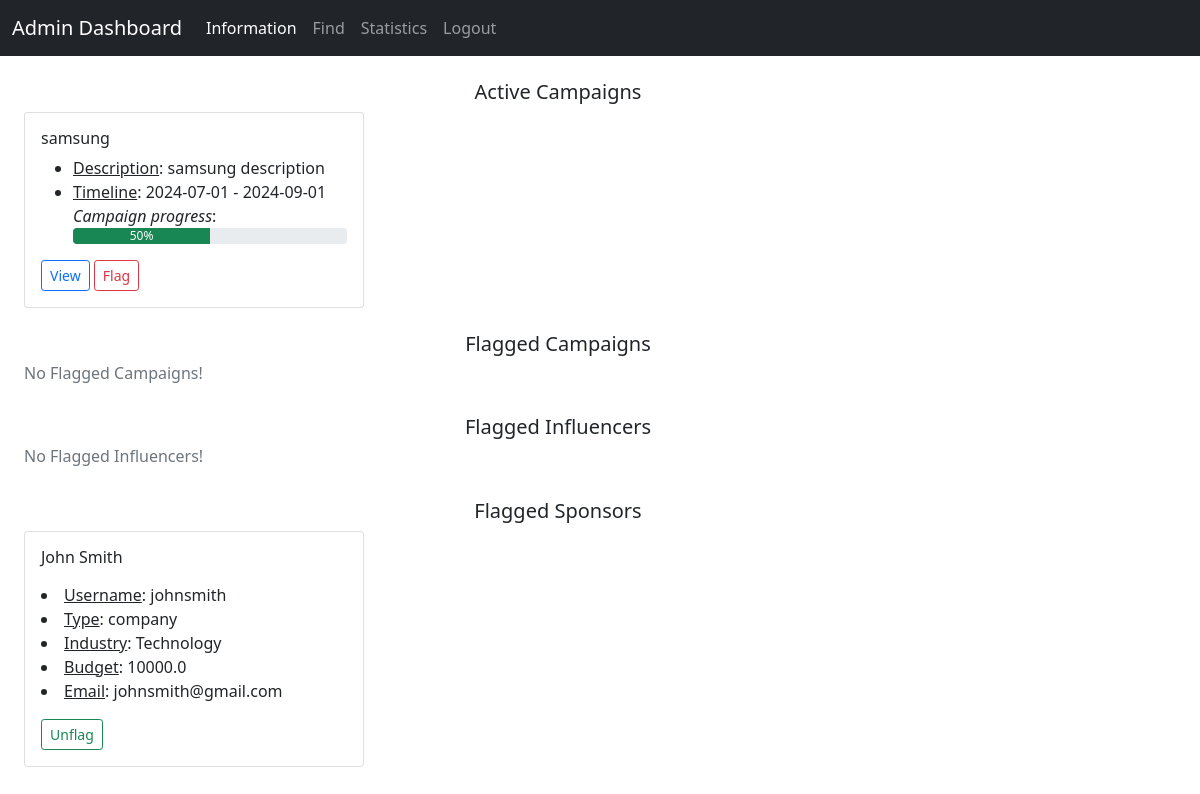
Before: /admin_dashboard with the older database file.
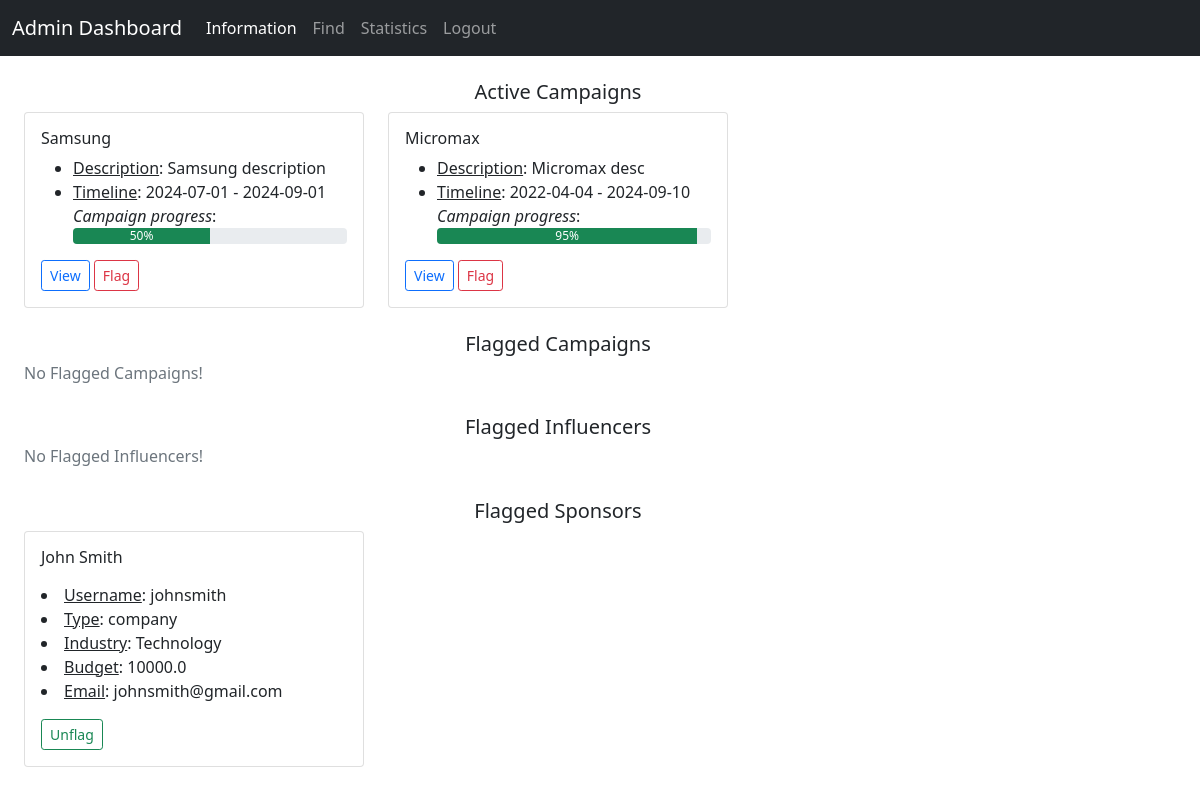
After: the same page with the newer database file.
### backend/models.py (models this page shows)
class Campaign(db.Model):
    __tablename__ = 'campaign'
    id = db.Column(db.Integer, primary_key=True)
    sponsor_id = db.Column(db.Integer, db.ForeignKey('sponsor.id'), nullable=False)
    visibility = db.Column(db.Enum('private', 'public'), default='public', nullable=False)
    title = db.Column(db.String, nullable=False)
    description = db.Column(db.String)
    goal = db.Column(db.String)
    start_date = db.Column(db.Date, nullable=False)
    end_date = db.Column(db.Date, nullable=False)
    budget = db.Column(db.Float, nullable=False)
    flagged = db.Column(db.Boolean, default=False)
    ad_request = db.relationship('Ad_Request', backref='campaign', cascade='all, delete-orphan')

### backend/controllers.py (the view)
@app.route('/admin_dashboard', methods=['GET', 'POST'])
def admin_dashboard():
    return render_template('admin_dashboard.html', active_campaigns=fetch_active_campaigns(), flagged_campaigns=fetch_flagged_campaigns(),
                           flagged_influencers=fetch_flagged_influencers(), flagged_sponsors=fetch_flagged_sponsors())

### backend/controllers.py (called while the page is built)
def progress(start_date, end_date):
    current_date = datetime.now().date()
    total_duration = (end_date - start_date).days
    elapsed_duration = (current_date - start_date).days
    progress = (elapsed_duration / total_duration) * 100
    return int(min(max(progress, 0), 100))

def fetch_flagged_campaigns():
    campaigns = Campaign.query.filter_by(flagged=True).all()
    flagged_campaigns = {}
    for campaign in campaigns:
        if campaign.id not in flagged_campaigns.keys():
            flagged_campaigns[campaign.id] = {'title': campaign.title, 'description': campaign.description, 'goal': campaign.goal,
                                              'start_date':campaign.start_date, 'end_date': campaign.end_date}
    return flagged_campaigns

### templates/admin_dashboard.html (shortened to what the changed rows need)
<!DOCTYPE html>
<html lang="en">
<head>
    <link href="https://cdn.jsdelivr.net/npm/bootstrap@5.0.2/dist/css/bootstrap.min.css" rel="stylesheet">
</head>
<body>
    <div id="container">
        <div class="container row">
            {% if active_campaigns %}
                {% for key,value in active_campaigns.items() %}
                    <div class="col-sm-4">
                        <div class="card">
                            <div class="card-body">
                                <h6 class="card-title">{{ value.title }}</h6>
                                <ul class="card-text">
                                    <li><u>Description</u>: {{ value.description }}</li>
                                    <li><u>Timeline</u>: {{ value.start_date }} - {{ value.end_date }}</li>
                                    <i>Campaign progress</i>:
                                    <div class="progress">
                                        <div class="progress-bar bg-success" role="progressbar" style="width: {{ value.progress }}%;" aria-valuenow="{{ value.progress }}" aria-valuemin="0" aria-valuemax="100">{{ value.progress }}%</div>
                                    </div>
                                </ul>
                                <a href="/campaign_details/{{ key }}" class="btn btn-outline-primary btn-sm">View</a>
                                <a href="/flag_campaign/{{ key }}" class="btn btn-outline-danger btn-sm">Flag</a>
                            </div>
                        </div>
                    </div>
                {% endfor %}
            {% else %}
                <h6 class="text-secondary">No Active Campaigns!</h6>
            {% endif %}
        </div>
    </div>
</body>
</html>

Changed rows visible on the page:
changed Campaign: title "samsung" → "Samsung"; description "samsung description" → "Samsung description"
added Campaign: title "Micromax", description "Micromax desc", start_date "2022-04-04", end_date "2024-09-10"
Other visible differences:
new list line: "Description : Timeline : - Campaign progress : 95 % View Flag"
